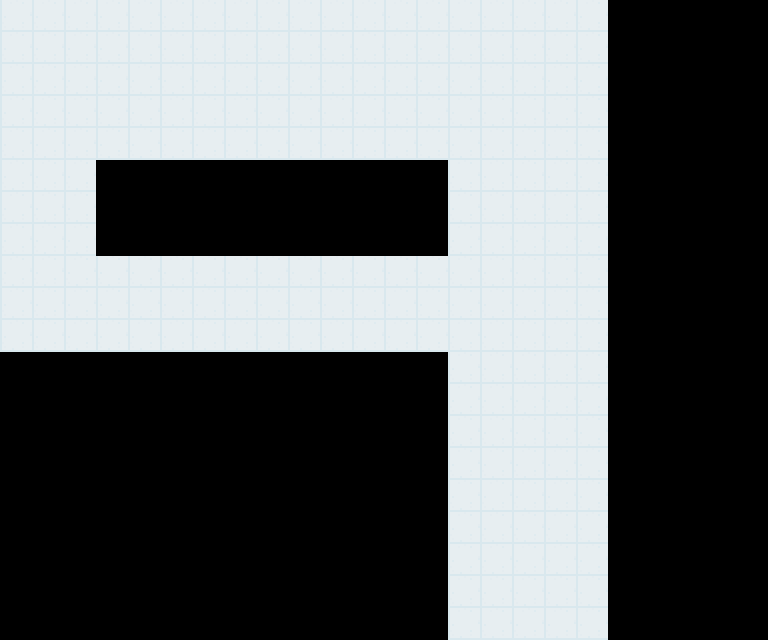

A level layout from a 2D game, rendered from its tile map. Below: a short description, then the map file with its tile-grid data intact:
An orthogonal 24x20 tile map with 32x32 px tiles, 1 tile layer (Tile Layer 1) and 15 objects.

<map version="1.2" tiledversion="1.2.3" orientation="orthogonal" renderorder="right-down" width="24" height="20" tilewidth="32" tileheight="32" infinite="0" nextlayerid="3" nextobjectid="45">
 <properties>
  <property name="lighting" type="color" value="#fffeced1" />
 </properties>
 <tileset firstgid="1" source="FloorTile.tsx" />
 <layer id="1" name="Tile Layer 1" width="24" height="20">
  <data encoding="csv">
1,1,1,1,1,1,1,1,1,1,1,1,1,1,1,1,1,1,1,0,0,0,0,0,
1,1,1,1,1,1,1,1,1,1,1,1,1,1,1,1,1,1,1,0,0,0,0,0,
1,1,1,1,1,1,1,1,1,1,1,1,1,1,1,1,1,1,1,0,0,0,0,0,
1,1,1,1,1,1,1,1,1,1,1,1,1,1,1,1,1,1,1,0,0,0,0,0,
1,1,1,1,1,1,1,1,1,1,1,1,1,1,1,1,1,1,1,0,0,0,0,0,
1,1,1,0,0,0,0,0,0,0,0,0,0,0,1,1,1,1,1,0,0,0,0,0,
1,1,1,0,0,0,0,0,0,0,0,0,0,0,1,1,1,1,1,0,0,0,0,0,
1,1,1,0,0,0,0,0,0,0,0,0,0,0,1,1,1,1,1,0,0,0,0,0,
1,1,1,1,1,1,1,1,1,1,1,1,1,1,1,1,1,1,1,0,0,0,0,0,
1,1,1,1,1,1,1,1,1,1,1,1,1,1,1,1,1,1,1,0,0,0,0,0,
1,1,1,1,1,1,1,1,1,1,1,1,1,1,1,1,1,1,1,0,0,0,0,0,
0,0,0,0,0,0,0,0,0,0,0,0,0,0,1,1,1,1,1,0,0,0,0,0,
0,0,0,0,0,0,0,0,0,0,0,0,0,0,1,1,1,1,1,0,0,0,0,0,
0,0,0,0,0,0,0,0,0,0,0,0,0,0,1,1,1,1,1,0,0,0,0,0,
0,0,0,0,0,0,0,0,0,0,0,0,0,0,1,1,1,1,1,0,0,0,0,0,
0,0,0,0,0,0,0,0,0,0,0,0,0,0,1,1,1,1,1,0,0,0,0,0,
0,0,0,0,0,0,0,0,0,0,0,0,0,0,1,1,1,1,1,0,0,0,0,0,
0,0,0,0,0,0,0,0,0,0,0,0,0,0,1,1,1,1,1,0,0,0,0,0,
0,0,0,0,0,0,0,0,0,0,0,0,0,0,1,1,1,1,1,0,0,0,0,0,
0,0,0,0,0,0,0,0,0,0,0,0,0,0,1,1,1,1,1,0,0,0,0,0
</data>
 </layer>
 <objectgroup id="2" name="Object Layer 1">
  <object id="1" template="GreenWall.tx" x="448" y="640" width="160" height="48" />
  <object id="21" template="GreenWall.tx" x="96" y="32" width="480" height="48" />
  <object id="22" template="GreenWall.tx" x="0" y="352" width="448" height="48" />
  <object id="23" template="GreenWall.tx" x="64" y="288" width="416" height="48" />
  <object id="24" template="GreenWall.tx" x="96" y="160" width="352" height="48" />
  <object id="25" template="GreenWall.tx" x="576" y="608" width="32" height="624" />
  <object id="27" template="GreenWall.tx" x="448" y="608" width="32" height="304" />
  <object id="28" template="GreenWall.tx" x="0" y="320" width="32" height="336" />
  <object id="29" template="GreenWall.tx" x="448" y="256" width="32" height="144" />
  <object id="30" template="GreenWall.tx" x="64" y="256" width="32" height="144" />
  <object id="31" template="GreenKey.tx" x="512" y="96">
   <properties>
    <property name="hasAlarm" type="bool" value="false" />
   </properties>
  </object>
  <object id="37" template="Guard.tx" x="512" y="288">
   <properties>
    <property name="IsPatrolling" type="bool" value="true" />
    <property name="force" type="float" value="50" />
    <property name="lightAngle" type="float" value="40" />
    <property name="lightColor" type="color" value="#fffd8308" />
    <property name="lightRadius" type="float" value="9" />
    <property name="path" value="[16,6,16,14]" />
    <property name="sensitiveRadius" type="float" value="1.6000000000000001" />
   </properties>
  </object>
  <object id="39" template="Exit.tx" x="32" y="32" />
  <object id="42" template="Guard.tx" x="512" y="544">
   <properties>
    <property name="IsPatrolling" type="bool" value="false" />
   </properties>
  </object>
  <object id="43" template="Player.tx" x="64" y="64" />
 </objectgroup>
</map>
